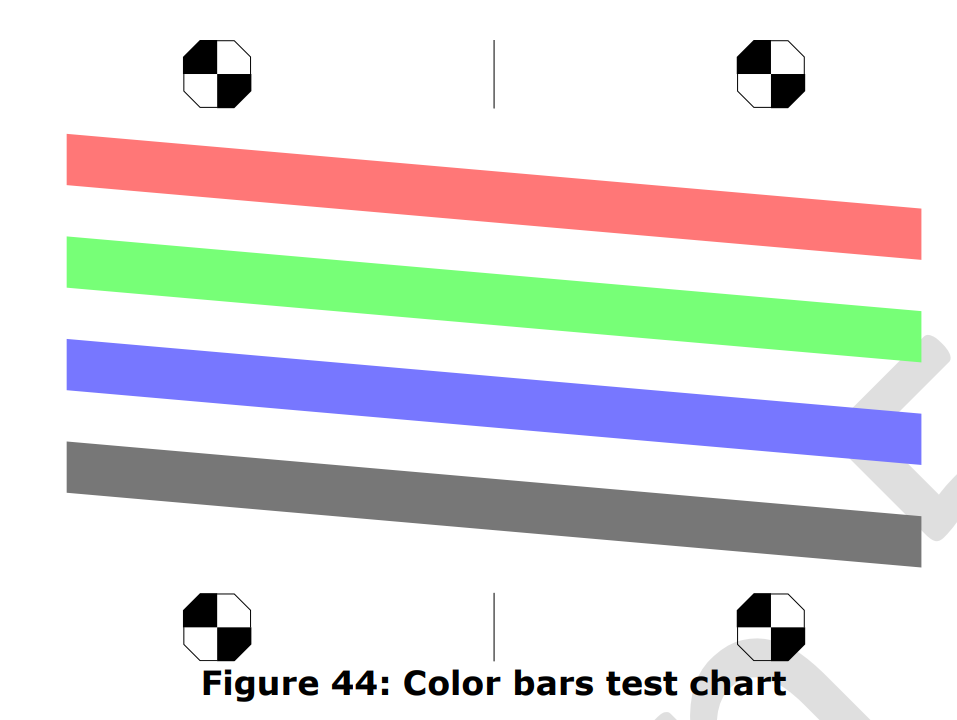
#> input picture assets/image.png, 957 x 720 px
$ python -i marker_processor.py   (imports and definitions only)
#> lines starting #> are read from the running program, lines starting #| are printed output that depends on the picture
import cv2
import numpy as np

# [46 lines left out: functions visualize_center, find_center_by_hough_lines, not called in this run]

def extract_target_manually(image):
    print("=== select target region ===")
    print("Please drag to select a target region")


    display_image = cv2.cvtColor(image.copy(), cv2.COLOR_GRAY2BGR)

    try:
        print("Info: drag to select target region → Space/Enter confirm → ESC cancel")
        roi = cv2.selectROI("select target region", display_image, False, False)
        cv2.destroyAllWindows()

        x, y, w, h = roi

        if w > 0 and h > 0:
            target_region = image[y:y+h, x:x+w]
            cv2.imwrite('assets/output/extracted_target.png', target_region)
            print(f"✓ extracted target: position({x},{y}), size({w}x{h})")
            print("✓ saved to assets/output/extracted_target.png")
            return target_region
        else:
            print("⚠ invalid region")
            return None
    except Exception as e:
        print(f"⚠ failed to select target region: {e}")
        return None


def detect_correction_points(gray_image):
    print("\n" + "="*60)
    print("start to detect correction points...")

    try:
        print("\n--- pattern matching ---")
        corners = find_octagon_pattern_matching(gray_image)

        if corners and len(corners) >= 4:
            return corners
        else:
            print("⚠ pattern matching failed, try to manual marking...")

    except Exception as e:
        print(f"⚠ pattern matching failed: {e}")
        print("try to manual marking...")


def find_octagon_pattern_matching(image):
    print("=== pattern matching ===")

    target = extract_target_manually(image)
    if target is None:
        print("⚠ failed to get target template, cannot perform matching")
        return []

    h, w = target.shape

    if h > image.shape[0] or w > image.shape[1]:
        print("⚠ template size is too large, cannot perform matching")
        return []

    result = cv2.matchTemplate(image, target, cv2.TM_CCOEFF_NORMED)
    min_val, max_val, min_loc, max_loc = cv2.minMaxLoc(result)


    if max_val < 0.3:
        threshold = max_val * 0.8
        print(f"best matching score is too low, adjust threshold to: {threshold:.3f}")
    elif max_val < 0.6:
        threshold = 0.4
        print(f"use medium threshold: {threshold:.3f}")
    else:
        threshold = 0.6
        print(f"use standard threshold: {threshold:.3f}")

    locations = np.where(result >= threshold)

    print(f"found {len(locations[0])} matching positions")

    all_matches = []
    min_distance = min(w, h) // 2

    for y_pos, x_pos in zip(locations[0], locations[1]):
        match_score = result[y_pos, x_pos]
        all_matches.append((x_pos, y_pos, match_score))

    all_matches.sort(key=lambda x: x[2], reverse=True)

    filtered_matches = []

    for x_pos, y_pos, match_score in all_matches:
        is_duplicate = False
        for existing_x, existing_y, _ in filtered_matches:
            distance = np.sqrt((x_pos - existing_x)**2 + (y_pos - existing_y)**2)
            if distance < min_distance:
                is_duplicate = True
                break
        if not is_duplicate:
            filtered_matches.append((x_pos, y_pos, match_score))

    print(f"found {len(filtered_matches)} valid matches")

    result_image = cv2.cvtColor(image.copy(), cv2.COLOR_GRAY2BGR)
    all_corners = []
    center_of_octagon = []
    for i, (x, y, score) in enumerate(filtered_matches):
        print(f"match {i+1}: position({x},{y}), score: {score:.3f}")

        corners = [
            (x, y),           # top left
            (x + w, y),       # top right
            (x + w, y + h),   # bottom right
            (x, y + h)        # bottom left
        ]
        all_corners.extend(corners)

        cv2.rectangle(result_image, (x, y), (x + w, y + h), (0, 255, 0), 2)
        cv2.putText(result_image, f'Match{i+1}: {score:.2f}',
                   (x, y-10), cv2.FONT_HERSHEY_SIMPLEX, 0.5, (0, 255, 0), 1)

        for j, (cx, cy) in enumerate(corners):
            cv2.circle(result_image, (cx, cy), 5, (0, 0, 255), -1)
            cv2.putText(result_image, f'P{j+1}',
                       (cx + 5, cy - 5), cv2.FONT_HERSHEY_SIMPLEX, 0.3, (255, 0, 0), 1)

        roi = image[y:y+h, x:x+w]
        center, result = find_center_by_hough_lines(roi)
        print(f"center: {center}")

        if center:
            center_of_octagon.append((x+center[0], y+center[1]))
            cv2.circle(result_image, (x+center[0], y+center[1]), 5, (0, 0, 255), -1)
            cv2.putText(result_image, f'O{i+1}',
                        (x+center[0]+5, y+center[1]-5), cv2.FONT_HERSHEY_SIMPLEX, 0.3, (255, 0, 0), 1)
        else:
            print("⚠ failed to find center")
            #find  matching pattern 的中心
            center = (w // 2, h // 2)
            center_of_octagon.append((x+center[0], y+center[1]))
            cv2.circle(result_image, (x+center[0], y+center[1]), 5, (0, 0, 255), -1)
            cv2.putText(result_image, f'O{i+1}',
                        (x+center[0]+5, y+center[1]-5), cv2.FONT_HERSHEY_SIMPLEX, 0.3, (255, 0, 0), 1)

    if len(filtered_matches) < 4:
        print("⚠ found less than 4 corners, cannot perform calibration")
        return []

    cv2.imwrite('assets/output/pattern_matching_result.png', result_image)
    print(f"✓ pattern matching completed, found {len(all_corners)} corners")
    print("✓ result saved to assets/output/pattern_matching_result.png")

    return center_of_octagon

def find_marker(image):
    return find_octagon_pattern_matching(image)

>>> import cv2
>>> picture = cv2.imread('assets/image.png', cv2.IMREAD_GRAYSCALE)
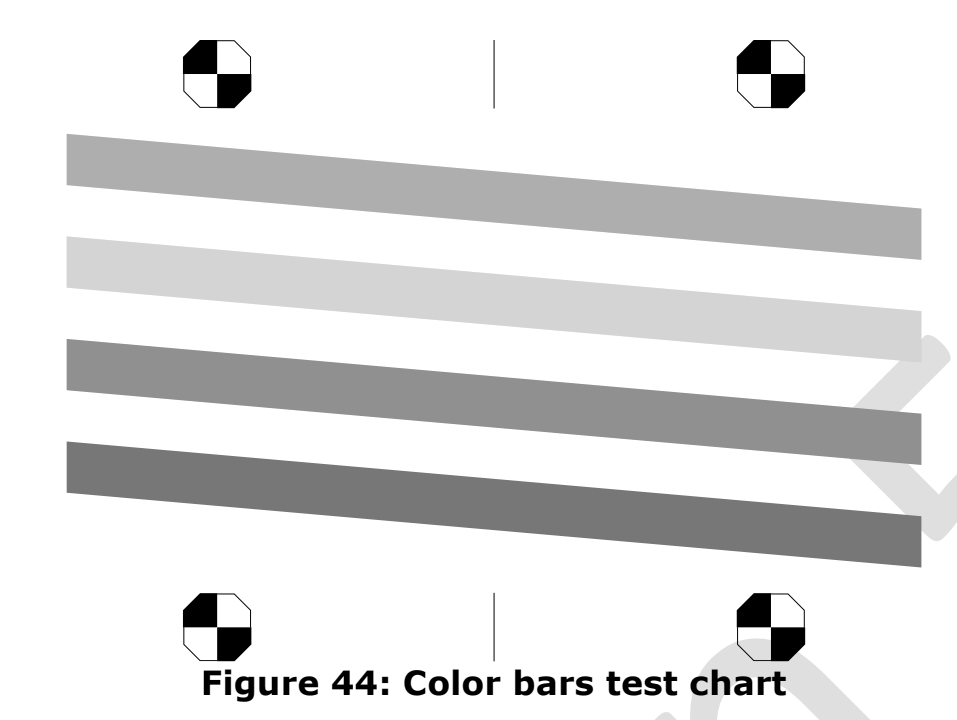
#> picture: shape (720, 957); min 0, max 255, mean 225.4
>>> result = detect_correction_points(picture)
#> (the run stopped early here; a loop or call above may not have finished)
